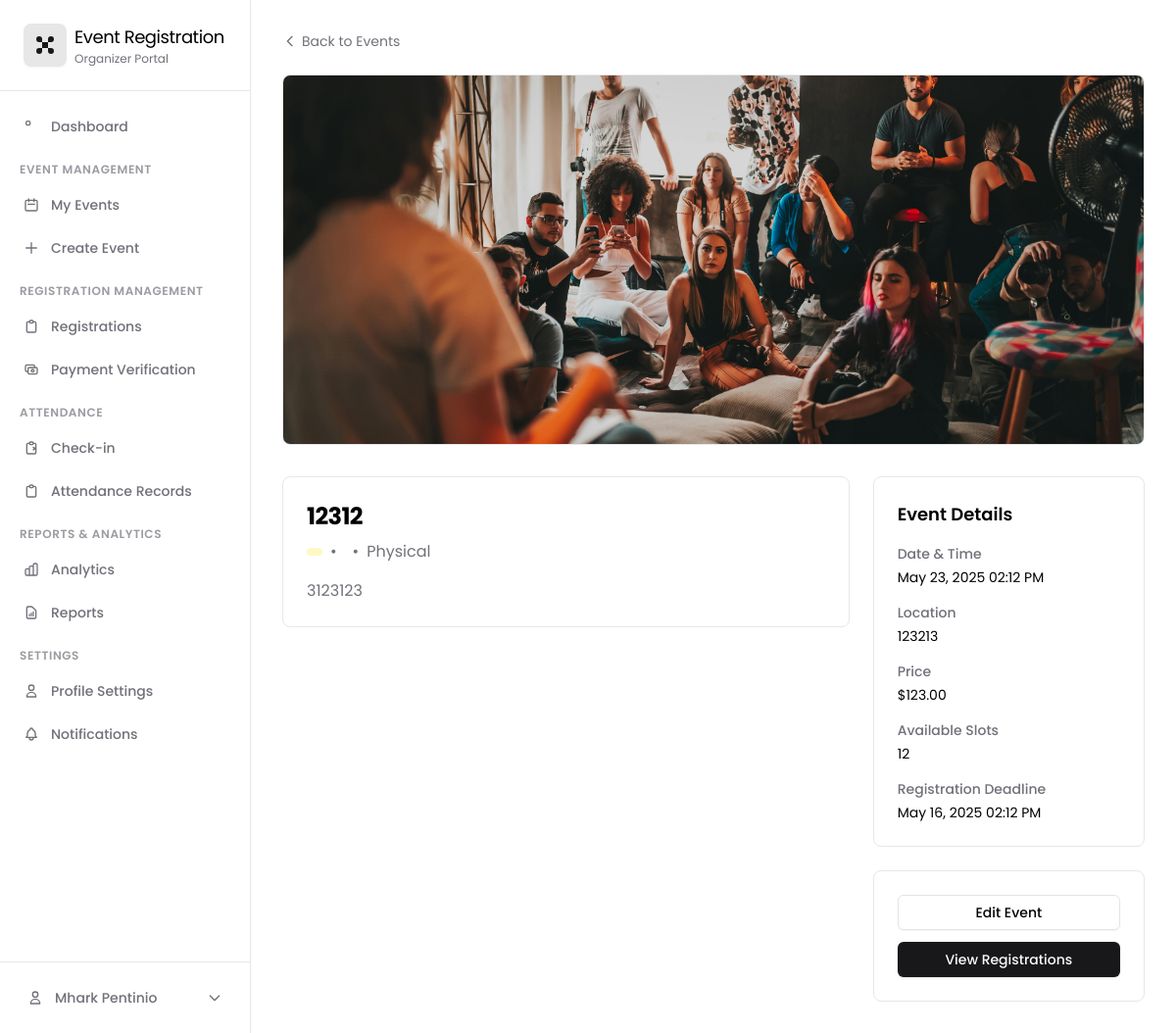
The page /views/client/event-details.php?id=4 (signed in) on the database its author committed.
### tables this page shows
CREATE TABLE `events` (
  `id` int(11) NOT NULL,
  `client_id` int(11) NOT NULL,
  `title` varchar(255) NOT NULL,
  `description` text DEFAULT NULL,
  `category_id` int(11) DEFAULT NULL,
  `type_id` int(11) DEFAULT NULL,
  `event_date` datetime NOT NULL,
  `registration_deadline` datetime NOT NULL,
  `location` text DEFAULT NULL,
  `price` decimal(10,2) DEFAULT 0.00,
  `slots` int(11) NOT NULL,
  `max_participants_per_registration` int(11) DEFAULT 1,
  `visibility` enum('public','private','invite-only') DEFAULT 'public',
  `status` enum('pending','published','draft','rejected') NOT NULL DEFAULT 'pending',
  `rejection_reason` text DEFAULT NULL,
  `banner` varchar(255) DEFAULT NULL,
  `created_at` timestamp NOT NULL DEFAULT current_timestamp(),
  `updated_at` timestamp NOT NULL DEFAULT current_timestamp() ON UPDATE current_timestamp()
);

CREATE TABLE `event_types` (
  `id` int(11) NOT NULL,
  `name` varchar(100) NOT NULL
);

### helpers/SessionHelper.php (called while the page is built, shortened)
<?php
class SessionHelper {
    public static function getUserId($type = 'client') {
        if ($type === 'client') {
            return $_SESSION['client']['id'] ?? null;
        } elseif ($type === 'participant') {
            return $_SESSION['participant']['id'] ?? null;
        }
        return $_SESSION['user_id'] ?? null;
    }
}

### controllers/client/BaseController.php (called while the page is built, shortened)
<?php
require_once '../../config/config.php';
require_once '../../helpers/SessionHelper.php';
class BaseController {
    public function __construct() {
        global $conn;
        $this->conn = $conn;
        $this->clientId = SessionHelper::getUserId('client');
    }
}

### controllers/client/EventController.php (called while the page is built, shortened)
<?php
require_once 'BaseController.php';
require_once '../../models/Event.php';
class EventController extends BaseController {
    private $eventModel;
    public function __construct() {
        $this->eventModel = new Event($this->conn);
    }
    public function getEvent($eventId) {
        $event = $this->eventModel->getById($eventId);
        return $event;
    }
}

### models/Event.php (called while the page is built, shortened)
<?php
class Event {
    private $conn;
    public function __construct($conn) {
        $this->conn = $conn;
    }
    public function getById($eventId) {
        try {
            $sql = "SELECT e.*,
                    c.name as category_name,
                    t.name as type_name,
                    COUNT(r.id) as registrations_count
                FROM events e
                LEFT JOIN categories c ON e.category_id = c.id
                LEFT JOIN event_types t ON e.type_id = t.id
                LEFT JOIN registrations r ON e.id = r.event_id
                WHERE e.id = :id
                GROUP BY e.id";
            $stmt = $this->conn->prepare($sql);
            $stmt->execute([':id' => $eventId]);
            return $stmt->fetch(PDO::FETCH_ASSOC);
        } catch (PDOException $e) {
            error_log("Error fetching event: " . $e->getMessage());
            return false;
        }
    }
}

### views/client/event-details.php (the view, shortened to what this page needs)
<?php
require_once '../../helpers/SessionHelper.php';
require_once '../../controllers/client/EventController.php';
$eventController = new EventController();
$eventId = $_GET['id'] ?? null;
$event = $eventController->getEvent($eventId);
include_once '../shared/header.php';
?>
<body class="bg-background min-h-screen font-sans antialiased">
    <?php include_once '../shared/clientSidebar.php'; ?>
    <main class="ml-64 p-8">
        <div class="mb-6">
            <a href="events.php" class="text-sm text-muted-foreground hover:text-foreground flex items-center">
                <svg class="h-4 w-4 mr-1" fill="none" stroke="currentColor" viewBox="0 0 24 24">
                    <path stroke-linecap="round" stroke-linejoin="round" stroke-width="2" d="M15 19l-7-7 7-7"/>
                </svg>
                Back to Events
            </a>
        </div>
        <div class="rounded-lg border bg-card overflow-hidden mb-8">
            <div class="aspect-[21/9] relative bg-muted">
                <?php if ($event['banner']): ?>
                    <img
                        src="../../public/<?php echo htmlspecialchars($event['banner']); ?>"
                        alt="<?php echo htmlspecialchars($event['title']); ?>"
                        class="object-cover w-full h-full"
                    >
                <?php endif; ?>
            </div>
        </div>
        <div class="grid gap-6 md:grid-cols-3">
            <div class="md:col-span-2 space-y-6">
                <div class="rounded-lg border bg-card p-6">
                    <h1 class="text-2xl font-bold tracking-tight mb-2"><?php echo htmlspecialchars($event['title']); ?></h1>
                    <div class="flex items-center gap-2 text-muted-foreground mb-4">
                        <span class="px-2 py-1 rounded-full text-xs font-medium
                            <?php echo $event['status'] === 'published' ? 'bg-green-100 text-green-800' : 'bg-yellow-100 text-yellow-800'; ?>">
                        </span>
                        <span>•</span>
                        <span>•</span>
                        <span><?php echo htmlspecialchars($event['type_name']); ?></span>
                    </div>
                    <p class="text-muted-foreground whitespace-pre-line"><?php echo nl2br(htmlspecialchars($event['description'])); ?></p>
                </div>
            </div>
            <div class="space-y-6">
                <div class="rounded-lg border bg-card p-6">
                    <h2 class="text-lg font-semibold mb-4">Event Details</h2>
                    <dl class="space-y-4">
                        <div>
                            <dt class="text-sm font-medium text-muted-foreground">Date & Time</dt>
                            <dd class="text-sm mt-1"><?php echo date('F d, Y h:i A', strtotime($event['event_date'])); ?></dd>
                        </div>
                        <div>
                            <dt class="text-sm font-medium text-muted-foreground">Location</dt>
                            <dd class="text-sm mt-1"><?php echo htmlspecialchars($event['location']); ?></dd>
                        </div>
                        <div>
                            <dt class="text-sm font-medium text-muted-foreground">Price</dt>
                            <dd class="text-sm mt-1">
                                <?php echo $event['price'] > 0 ? '$' . number_format($event['price'], 2) : 'Free'; ?>
                            </dd>
                        </div>
                        <div>
                            <dt class="text-sm font-medium text-muted-foreground">Available Slots</dt>
                            <dd class="text-sm mt-1"><?php echo $event['slots']; ?></dd>
                        </div>
                        <div>
                            <dt class="text-sm font-medium text-muted-foreground">Registration Deadline</dt>
                            <dd class="text-sm mt-1"><?php echo date('F d, Y h:i A', strtotime($event['registration_deadline'])); ?></dd>
                        </div>
                    </dl>
                </div>
                <div class="rounded-lg border bg-card p-6">
                    <div class="space-y-3">
                        <a href="edit-event.php?id=<?php echo $event['id']; ?>"
                           class="w-full inline-flex items-center justify-center rounded-md text-sm font-medium transition-colors focus-visible:outline-none focus-visible:ring-1 focus-visible:ring-ring disabled:pointer-events-none disabled:opacity-50 border border-input bg-background shadow-sm hover:bg-accent hover:text-accent-foreground h-9 px-4 py-2">
                            Edit Event
                        </a>
                        <a href="event-registrations.php?id=<?php echo $event['id']; ?>"
                           class="w-full inline-flex items-center justify-center rounded-md text-sm font-medium transition-colors focus-visible:outline-none focus-visible:ring-1 focus-visible:ring-ring disabled:pointer-events-none disabled:opacity-50 bg-primary text-primary-foreground shadow hover:bg-primary/90 h-9 px-4 py-2">
                            View Registrations
                        </a>
                    </div>
                </div>
            </div>
        </div>
    </main>
</body>
</html>

### views/shared/header.php (style rules this page uses)
:root { --background: 0 0% 100%; --foreground: 240 10% 3.9%; --muted: 240 4.8% 95.9%; --muted-foreground: 240 3.8% 46.1%; --primary: 240 5.9% 10%; --primary-foreground: 0 0% 98%; --accent: 240 4.8% 95.9%; --accent-foreground: 240 5.9% 10%; --border: 240 5.9% 90%; --input: 240 5.9% 90%; --ring: 240 5.9% 10%; }
* { font-family: 'Poppins', sans-serif; }
body { background-color: hsl(var(--background)); }
.bg-card { background-color: hsl(var(--background)); }

### rows shown on the page
events: banner (picture), title "12312", type.name "Physical", description "3123123", event_date "May 23, 2025 02:12 PM", location "123213", price "123.00", slots "12", registration_deadline "May 16, 2025 02:12 PM"

### other values the page prints
$_SESSION['client']['name'] "Mhark Pentinio"
